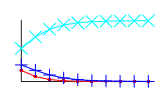
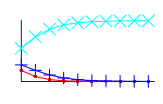
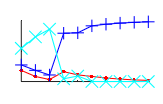
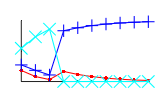

Source code (MATLAB) for these figures, in order:
% Shape Game model
clear all;
close all;

nRounds = 10;   % Number of observed rounds
nConditions = 3;    % Number of different observed sequeces
nOutcomes = 3;      % Number of different outcomes in each round
nModels = 3;    % Number of different models (or cards)


% e = probability of a "mistake" (i.e., choosing at random)
% Best fitting value for info is e=0.018
% Best fitting value for util is e=0
e_info = 0.007
e_util = 0;
            
% Different round outcomes
D = 1;      % All shapes different
M1 = 2;     % Response matches box 1
M2 = 3;     % Response matches box 2

% Sequences of outcomes for the different conditions
outcomes = [D D D D D D D D D D;
            D D D M1 D M1 M1 M1 D D;
            D D D M1 D M1 M1 M2 D D];
            

% Info version

% Conditional probabilty table showing probability of outcomes
% given each card
cpd = zeros(nModels,nOutcomes);

% Model 1: both boxes observed
cpd(1,D) = 1-e_info;
cpd(1,M1) = e_info/2;
cpd(1,M2) = e_info/2;
% Model 2: box 2 observed
cpd(2,D) = (1/2)*(1-e_info);
cpd(2,M1) = (1/2)*(1-e_info);
cpd(2,M2) = e_info;
% Model 3: no box observed
cpd(3,:) = [1/3 1/3 1/3];
%
%% Model 1: both boxes observed
%cpd(1,D) = (1-e_info)*1 + e_info*(1/3);
%cpd(1,M1) = (1-e_info)*0 + e_info*(1/3);
%cpd(1,M2) = (1-e_info)*0 + e_info*(1/3);
%% Model 2: box 2 observed
%cpd(2,D) = (1-e_info)*(1/2) + e_info*(1/3);
%cpd(2,M1) = (1-e_info)*(1/2) + e_info*(1/3);
%cpd(2,M2) = (1-e_info)*0 + e_info*(1/3);
%% Model 3: no box observed
%cpd(3,:) = [1/3 1/3 1/3];

% For each round, compute the cumulative probability of each
% card (model)
probabilitiesInfo = zeros(nModels,nRounds,nConditions);

for c=1:nConditions
    for r=1:nRounds
        % Compute the unormalized likelihoods of each model given the
        % sequence so far
        p = ones(3,1);
        for rpast=1:r
            p(1) = p(1) * cpd(1,outcomes(c,rpast));
            p(2) = p(2) * cpd(2,outcomes(c,rpast));
            p(3) = p(3) * cpd(3,outcomes(c,rpast));
        end
        probabilitiesInfo(:,r,c) = p / sum(p);
    end
end


% Utility version

% Conditional probabilty table showing probability of outcomes
% given each card
cpd = zeros(nModels,nOutcomes);
% Model 1: both boxes observed
cpd(1,D) = 1-e_util;
cpd(1,M1) = e_util/2;
cpd(1,M2) = e_util/2;
% Model 2: box 2 observed
cpd(2,D) = (1/2)*(1-e_util);
cpd(2,M1) = (1/2)*(1-e_util);
cpd(2,M2) = e_util;
% Model 3: no box observed
cpd(3,:) = [1/3 1/3 1/3];
%
%% Model 1: both boxes count
%cpd(1,D) = (1-e_util)*1 + e_util*(1/3);
%cpd(1,M1) = (1-e_util)*0 + e_util*(1/3);
%cpd(1,M2) = (1-e_util)*0 + e_util*(1/3);
%% Model 2: box 1 doesn't count
%cpd(2,D) = (1-e_util)*(1/2) + e_util*(1/3);
%cpd(2,M1) = (1-e_util)*(1/2) + e_util*(1/3);
%cpd(2,M2) = (1-e_util)*0 + e_util*(1/3);
%% Model 3: no boxes count
%cpd(3,:) = [1/3 1/3 1/3];

% For each round, compute the cumulative probability of each
% card (model)
probabilitiesUtil = zeros(nModels,nRounds,nConditions);

for c=1:nConditions
    for r=1:nRounds
        % Compute the unormalized likelihoods of each model given the
        % sequence so far
        p = ones(3,1);
        for rpast=1:r
            p(1) = p(1) * cpd(1,outcomes(c,rpast));
            p(2) = p(2) * cpd(2,outcomes(c,rpast));
            p(3) = p(3) * cpd(3,outcomes(c,rpast));
        end
        probabilitiesUtil(:,r,c) = p / sum(p);
    end
end

figuresize = [0 0 1.1 0.7];

for c=1:nConditions
    fittedinfomodelfigures(c) = figure();
    set(gcf, 'PaperUnits', 'inches');
    set(gcf, 'PaperPosition', figuresize);
    
    axis([1 10 0 1]);
    hold on;
    plot(1:10, probabilitiesInfo(3,:,c), 'r.-');
    plot(1:10, probabilitiesInfo(2,:,c), 'b+-');
    plot(1:10, probabilitiesInfo(1,:,c), 'cx-');
    box off;
    set(gca, 'YTick', [0 0.5 1]);
    set(gca, 'YTickLabel', {});
    set(gca, 'XTick', 1:1:10);
    set(gca, 'XTickLabel', {});
    set(gca,'fontsize',8);
    hold off;
    
    fittedutilmodelfigures(c) = figure();
    set(gcf, 'PaperUnits', 'inches');
    set(gcf, 'PaperPosition', figuresize);
    
    axis([1 10 0 1]);
    hold on;
    plot(1:10, probabilitiesUtil(3,:,c), 'r.-');
    plot(1:10, probabilitiesUtil(2,:,c), 'b+-');
    plot(1:10, probabilitiesUtil(1,:,c), 'cx-');
    box off;
    set(gca, 'YTick', [0 0.5 1]);
    set(gca, 'YTickLabel', {});
    set(gca, 'XTick', 1:1:10);
    set(gca, 'XTickLabel', {});
    set(gca,'fontsize',8);
    hold off;
end

%figure(fittedinfomodelfigures(1));
%print -depsc expt1fittedmodel1;
%figure(fittedinfomodelfigures(2));
%print -depsc expt1fittedmodel2;
%figure(fittedinfomodelfigures(3));
%print -depsc expt1fittedmodel3;
%figure(fittedutilmodelfigures(1));
%print -depsc expt2fittedmodel1;
%figure(fittedutilmodelfigures(2));
%print -depsc expt2fittedmodel2;
%figure(fittedutilmodelfigures(3));
%print -depsc expt2fittedmodel3;
    
    

% Plot the results
%figure;
%for i=1:length(evector)
%    for c=1:nConditions
%        subplot(length(evector),3,c+3*(i-1));
%        hold on;
%        xlabel('Observation');
%        ylabel('Card probabilities');
%        axis([1 10 0 1]);
%        
%        plot(1:10, probabilities(3,:,c,i), 'r.-');
%        plot(1:10, probabilities(2,:,c,i), 'b.-');
%        plot(1:10, probabilities(1,:,c,i), 'c.-');
%        t = sprintf('e = %.3f',evector(i));
%        title(t);
%    end
%end


% Save the non-parameterized model results
fittedpreds = {probabilitiesInfo; probabilitiesUtil};; 
%save fittedmodelpredictions fittedpreds;


